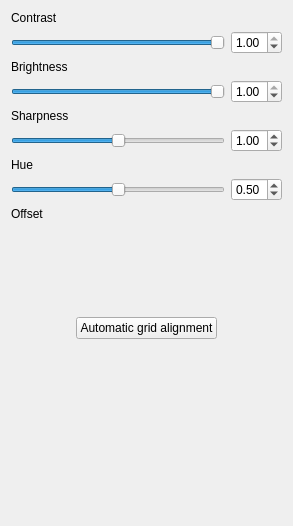
<?xml version="1.0" encoding="UTF-8"?>
<ui version="4.0">
 <class>blankWidget</class>
 <widget class="QWidget" name="blankWidget">
  <property name="geometry">
   <rect>
    <x>0</x>
    <y>0</y>
    <width>293</width>
    <height>526</height>
   </rect>
  </property>
  <property name="windowTitle">
   <string>Form</string>
  </property>
  <layout class="QVBoxLayout" name="verticalLayout">
   <item>
    <widget class="QLabel" name="label">
     <property name="text">
      <string>Contrast</string>
     </property>
    </widget>
   </item>
   <item>
    <layout class="QHBoxLayout" name="horizontalLayout">
     <item>
      <widget class="QSlider" name="contrastSlider">
       <property name="maximum">
        <number>100</number>
       </property>
       <property name="value">
        <number>100</number>
       </property>
       <property name="orientation">
        <enum>Qt::Horizontal</enum>
       </property>
      </widget>
     </item>
     <item>
      <widget class="QDoubleSpinBox" name="contrastSpinBox">
       <property name="maximum">
        <double>1.000000000000000</double>
       </property>
       <property name="singleStep">
        <double>0.010000000000000</double>
       </property>
       <property name="value">
        <double>1.000000000000000</double>
       </property>
      </widget>
     </item>
    </layout>
   </item>
   <item>
    <widget class="QLabel" name="label_2">
     <property name="text">
      <string>Brightness</string>
     </property>
    </widget>
   </item>
   <item>
    <layout class="QHBoxLayout" name="horizontalLayout_2">
     <item>
      <widget class="QSlider" name="brightnessSlider">
       <property name="maximum">
        <number>100</number>
       </property>
       <property name="value">
        <number>100</number>
       </property>
       <property name="orientation">
        <enum>Qt::Horizontal</enum>
       </property>
      </widget>
     </item>
     <item>
      <widget class="QDoubleSpinBox" name="brightnessSpinBox">
       <property name="maximum">
        <double>1.000000000000000</double>
       </property>
       <property name="singleStep">
        <double>0.010000000000000</double>
       </property>
       <property name="value">
        <double>1.000000000000000</double>
       </property>
      </widget>
     </item>
    </layout>
   </item>
   <item>
    <widget class="QLabel" name="label_3">
     <property name="text">
      <string>Sharpness</string>
     </property>
    </widget>
   </item>
   <item>
    <layout class="QHBoxLayout" name="horizontalLayout_3">
     <item>
      <widget class="QSlider" name="sharpnessSlider">
       <property name="maximum">
        <number>100</number>
       </property>
       <property name="value">
        <number>50</number>
       </property>
       <property name="orientation">
        <enum>Qt::Horizontal</enum>
       </property>
      </widget>
     </item>
     <item>
      <widget class="QDoubleSpinBox" name="sharpnessSpinBox">
       <property name="maximum">
        <double>2.000000000000000</double>
       </property>
       <property name="singleStep">
        <double>0.010000000000000</double>
       </property>
       <property name="value">
        <double>1.000000000000000</double>
       </property>
      </widget>
     </item>
    </layout>
   </item>
   <item>
    <widget class="QLabel" name="label_4">
     <property name="text">
      <string>Hue</string>
     </property>
    </widget>
   </item>
   <item>
    <layout class="QHBoxLayout" name="horizontalLayout_4">
     <item>
      <widget class="QSlider" name="temperatureSlider">
       <property name="maximum">
        <number>100</number>
       </property>
       <property name="value">
        <number>50</number>
       </property>
       <property name="orientation">
        <enum>Qt::Horizontal</enum>
       </property>
      </widget>
     </item>
     <item>
      <widget class="QDoubleSpinBox" name="temperatureSpinBox">
       <property name="maximum">
        <double>1.000000000000000</double>
       </property>
       <property name="singleStep">
        <double>0.010000000000000</double>
       </property>
       <property name="value">
        <double>0.500000000000000</double>
       </property>
      </widget>
     </item>
    </layout>
   </item>
   <item>
    <widget class="QLabel" name="label_5">
     <property name="text">
      <string>Offset</string>
     </property>
    </widget>
   </item>
   <item>
    <widget class="QWidget" name="widget" native="true">
     <property name="focusPolicy">
      <enum>Qt::ClickFocus</enum>
     </property>
     <layout class="QHBoxLayout" name="horizontalLayout_6">
      <item>
       <spacer name="horizontalSpacer">
        <property name="orientation">
         <enum>Qt::Horizontal</enum>
        </property>
        <property name="sizeHint" stdset="0">
         <size>
          <width>40</width>
          <height>20</height>
         </size>
        </property>
       </spacer>
      </item>
      <item>
       <layout class="QGridLayout" name="gridLayout_2">
        <property name="spacing">
         <number>0</number>
        </property>
        <item row="2" column="1">
         <widget class="QPushButton" name="blankDownButton">
          <property name="text">
           <string/>
          </property>
          <property name="icon">
           <iconset resource="../resources/resources.qrc">
            <normaloff>:/down.svg</normaloff>:/down.svg</iconset>
          </property>
          <property name="iconSize">
           <size>
            <width>32</width>
            <height>32</height>
           </size>
          </property>
          <property name="shortcut">
           <string>Down</string>
          </property>
          <property name="flat">
           <bool>true</bool>
          </property>
         </widget>
        </item>
        <item row="1" column="2">
         <widget class="QPushButton" name="blankRightButton">
          <property name="text">
           <string/>
          </property>
          <property name="icon">
           <iconset resource="../resources/resources.qrc">
            <normaloff>:/right.svg</normaloff>:/right.svg</iconset>
          </property>
          <property name="iconSize">
           <size>
            <width>32</width>
            <height>32</height>
           </size>
          </property>
          <property name="shortcut">
           <string>Right</string>
          </property>
          <property name="flat">
           <bool>true</bool>
          </property>
         </widget>
        </item>
        <item row="0" column="1">
         <widget class="QPushButton" name="blankTopButton">
          <property name="text">
           <string/>
          </property>
          <property name="icon">
           <iconset resource="../resources/resources.qrc">
            <normaloff>:/up.svg</normaloff>:/up.svg</iconset>
          </property>
          <property name="iconSize">
           <size>
            <width>32</width>
            <height>32</height>
           </size>
          </property>
          <property name="shortcut">
           <string>Up</string>
          </property>
          <property name="flat">
           <bool>true</bool>
          </property>
         </widget>
        </item>
        <item row="1" column="0">
         <widget class="QPushButton" name="blankLeftButton">
          <property name="text">
           <string/>
          </property>
          <property name="icon">
           <iconset resource="../resources/resources.qrc">
            <normaloff>:/left.svg</normaloff>:/left.svg</iconset>
          </property>
          <property name="iconSize">
           <size>
            <width>32</width>
            <height>32</height>
           </size>
          </property>
          <property name="shortcut">
           <string>Left</string>
          </property>
          <property name="flat">
           <bool>true</bool>
          </property>
         </widget>
        </item>
       </layout>
      </item>
      <item>
       <spacer name="horizontalSpacer_2">
        <property name="orientation">
         <enum>Qt::Horizontal</enum>
        </property>
        <property name="sizeHint" stdset="0">
         <size>
          <width>40</width>
          <height>20</height>
         </size>
        </property>
       </spacer>
      </item>
     </layout>
    </widget>
   </item>
   <item>
    <layout class="QHBoxLayout" name="horizontalLayout_5">
     <item>
      <spacer name="horizontalSpacer_4">
       <property name="orientation">
        <enum>Qt::Horizontal</enum>
       </property>
       <property name="sizeHint" stdset="0">
        <size>
         <width>40</width>
         <height>20</height>
        </size>
       </property>
      </spacer>
     </item>
     <item>
      <widget class="QPushButton" name="autoGridAlignmentButton">
       <property name="text">
        <string>Automatic grid alignment</string>
       </property>
      </widget>
     </item>
     <item>
      <spacer name="horizontalSpacer_3">
       <property name="orientation">
        <enum>Qt::Horizontal</enum>
       </property>
       <property name="sizeHint" stdset="0">
        <size>
         <width>40</width>
         <height>20</height>
        </size>
       </property>
      </spacer>
     </item>
    </layout>
   </item>
   <item>
    <spacer name="verticalSpacer">
     <property name="orientation">
      <enum>Qt::Vertical</enum>
     </property>
     <property name="sizeHint" stdset="0">
      <size>
       <width>20</width>
       <height>40</height>
      </size>
     </property>
    </spacer>
   </item>
  </layout>
 </widget>
 <resources>
  <include location="../resources/resources.qrc"/>
 </resources>
 <connections/>
</ui>
